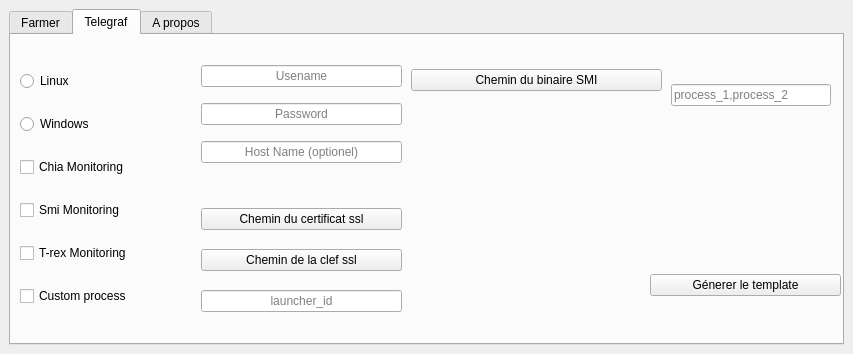
<?xml version="1.0" encoding="UTF-8"?>
<ui version="4.0">
 <class>MainWindow</class>
 <widget class="QMainWindow" name="MainWindow">
  <property name="geometry">
   <rect>
    <x>0</x>
    <y>0</y>
    <width>853</width>
    <height>354</height>
   </rect>
  </property>
  <property name="windowTitle">
   <string>MainWindow</string>
  </property>
  <widget class="QWidget" name="Widget">
   <layout class="QGridLayout" name="gridLayout_3">
    <item row="0" column="0">
     <widget class="QTabWidget" name="tabWidget">
      <property name="currentIndex">
       <number>1</number>
      </property>
      <widget class="QWidget" name="Farmer">
       <attribute name="title">
        <string>Farmer</string>
       </attribute>
       <widget class="QWidget" name="InputPart" native="true">
        <property name="geometry">
         <rect>
          <x>340</x>
          <y>0</y>
          <width>185</width>
          <height>307</height>
         </rect>
        </property>
        <layout class="QGridLayout" name="gridLayout_2">
         <item row="0" column="0">
          <widget class="QCheckBox" name="InitChia">
           <property name="text">
            <string>Initialiser Chia</string>
           </property>
           <property name="checked">
            <bool>true</bool>
           </property>
           <property name="autoRepeatDelay">
            <number>301</number>
           </property>
           <property name="tristate">
            <bool>false</bool>
           </property>
          </widget>
         </item>
         <item row="2" column="0">
          <widget class="QCheckBox" name="ModeSombre">
           <property name="text">
            <string>Mode Sombre</string>
           </property>
           <property name="checked">
            <bool>true</bool>
           </property>
          </widget>
         </item>
         <item row="1" column="0">
          <widget class="QCheckBox" name="ArretRelance">
           <property name="text">
            <string>Arret Puis Relance Chia</string>
           </property>
           <property name="checked">
            <bool>false</bool>
           </property>
           <property name="tristate">
            <bool>false</bool>
           </property>
          </widget>
         </item>
        </layout>
       </widget>
       <widget class="QLabel" name="LogoLabel">
        <property name="geometry">
         <rect>
          <x>590</x>
          <y>0</y>
          <width>261</width>
          <height>301</height>
         </rect>
        </property>
        <property name="autoFillBackground">
         <bool>false</bool>
        </property>
        <property name="text">
         <string/>
        </property>
        <property name="pixmap">
         <pixmap>../../Desktop/Bitcoin512-195x195.png</pixmap>
        </property>
        <property name="scaledContents">
         <bool>true</bool>
        </property>
        <property name="alignment">
         <set>Qt::AlignCenter</set>
        </property>
       </widget>
       <widget class="QWidget" name="gridLayoutWidget">
        <property name="geometry">
         <rect>
          <x>0</x>
          <y>30</y>
          <width>331</width>
          <height>131</height>
         </rect>
        </property>
        <layout class="QGridLayout" name="gridLayout">
         <item row="0" column="0">
          <widget class="QPushButton" name="LoadCaCert">
           <property name="text">
            <string>Chemin vers les dossiers certificat chia</string>
           </property>
          </widget>
         </item>
         <item row="1" column="0">
          <widget class="QLabel" name="CaDisplayPath">
           <property name="text">
            <string/>
           </property>
          </widget>
         </item>
        </layout>
       </widget>
       <widget class="QWidget" name="gridLayoutWidget_2">
        <property name="geometry">
         <rect>
          <x>0</x>
          <y>180</y>
          <width>331</width>
          <height>111</height>
         </rect>
        </property>
        <layout class="QGridLayout" name="gridLayout_4">
         <item row="0" column="0">
          <widget class="QPushButton" name="RunChia">
           <property name="text">
            <string>Lancement de Chia</string>
           </property>
          </widget>
         </item>
        </layout>
       </widget>
      </widget>
      <widget class="QWidget" name="TelegrafTab">
       <attribute name="title">
        <string>Telegraf</string>
       </attribute>
       <widget class="QWidget" name="gridLayoutWidget_3">
        <property name="geometry">
         <rect>
          <x>9</x>
          <y>19</y>
          <width>161</width>
          <height>271</height>
         </rect>
        </property>
        <layout class="QGridLayout" name="TelegrafInputBox">
         <item row="0" column="0">
          <widget class="QRadioButton" name="LinuxRadio">
           <property name="text">
            <string>Linux</string>
           </property>
          </widget>
         </item>
         <item row="2" column="0">
          <widget class="QCheckBox" name="ChiaEnabled">
           <property name="text">
            <string>Chia Monitoring</string>
           </property>
          </widget>
         </item>
         <item row="4" column="0">
          <widget class="QCheckBox" name="TRexEnabled">
           <property name="text">
            <string>T-rex Monitoring</string>
           </property>
          </widget>
         </item>
         <item row="1" column="0">
          <widget class="QRadioButton" name="windowsRadio">
           <property name="text">
            <string>Windows</string>
           </property>
          </widget>
         </item>
         <item row="3" column="0">
          <widget class="QCheckBox" name="SmiEnabled">
           <property name="text">
            <string>Smi Monitoring</string>
           </property>
          </widget>
         </item>
         <item row="5" column="0">
          <widget class="QCheckBox" name="checkBox">
           <property name="text">
            <string>Custom process</string>
           </property>
          </widget>
         </item>
        </layout>
       </widget>
       <widget class="QWidget" name="gridLayoutWidget_4">
        <property name="geometry">
         <rect>
          <x>639</x>
          <y>210</y>
          <width>191</width>
          <height>80</height>
         </rect>
        </property>
        <layout class="QGridLayout" name="RunButtonLayout">
         <item row="0" column="0">
          <widget class="QPushButton" name="GenerateJinja">
           <property name="text">
            <string>Génerer le template</string>
           </property>
          </widget>
         </item>
        </layout>
       </widget>
       <widget class="QWidget" name="gridLayoutWidget_5">
        <property name="geometry">
         <rect>
          <x>190</x>
          <y>160</y>
          <width>201</width>
          <height>131</height>
         </rect>
        </property>
        <layout class="QGridLayout" name="ChiaLayout">
         <item row="4" column="0">
          <widget class="QLineEdit" name="LauncherId">
           <property name="alignment">
            <set>Qt::AlignCenter</set>
           </property>
           <property name="placeholderText">
            <string>launcher_id</string>
           </property>
          </widget>
         </item>
         <item row="2" column="0">
          <widget class="QPushButton" name="LoadCrt">
           <property name="text">
            <string>Chemin du certificat ssl</string>
           </property>
          </widget>
         </item>
         <item row="3" column="0">
          <widget class="QPushButton" name="LoadKey">
           <property name="text">
            <string>Chemin de la clef ssl</string>
           </property>
          </widget>
         </item>
        </layout>
       </widget>
       <widget class="QWidget" name="gridLayoutWidget_6">
        <property name="geometry">
         <rect>
          <x>400</x>
          <y>20</y>
          <width>251</width>
          <height>51</height>
         </rect>
        </property>
        <layout class="QHBoxLayout" name="horizontalLayout">
         <item>
          <widget class="QPushButton" name="SmiBinPath">
           <property name="text">
            <string>Chemin du binaire SMI</string>
           </property>
          </widget>
         </item>
        </layout>
       </widget>
       <widget class="QWidget" name="gridLayoutWidget_7">
        <property name="geometry">
         <rect>
          <x>190</x>
          <y>20</y>
          <width>201</width>
          <height>121</height>
         </rect>
        </property>
        <layout class="QGridLayout" name="EsLayout">
         <item row="0" column="0">
          <widget class="QLineEdit" name="UsernameEs">
           <property name="alignment">
            <set>Qt::AlignCenter</set>
           </property>
           <property name="placeholderText">
            <string>Usename</string>
           </property>
          </widget>
         </item>
         <item row="1" column="0">
          <widget class="QLineEdit" name="Password">
           <property name="inputMask">
            <string/>
           </property>
           <property name="text">
            <string/>
           </property>
           <property name="alignment">
            <set>Qt::AlignCenter</set>
           </property>
           <property name="placeholderText">
            <string>Password</string>
           </property>
          </widget>
         </item>
         <item row="2" column="0">
          <widget class="QLineEdit" name="CustomName">
           <property name="text">
            <string/>
           </property>
           <property name="alignment">
            <set>Qt::AlignCenter</set>
           </property>
           <property name="placeholderText">
            <string>Host Name (optionel)</string>
           </property>
          </widget>
         </item>
        </layout>
       </widget>
       <widget class="QWidget" name="gridLayoutWidget_8">
        <property name="geometry">
         <rect>
          <x>660</x>
          <y>20</y>
          <width>160</width>
          <height>80</height>
         </rect>
        </property>
        <layout class="QGridLayout" name="CustomProcessLayout">
         <item row="0" column="0">
          <widget class="QLineEdit" name="ProcessInput">
           <property name="alignment">
            <set>Qt::AlignJustify|Qt::AlignVCenter</set>
           </property>
           <property name="placeholderText">
            <string>process_1,process_2</string>
           </property>
          </widget>
         </item>
        </layout>
       </widget>
      </widget>
      <widget class="QWidget" name="APropos">
       <attribute name="title">
        <string>A propos</string>
       </attribute>
      </widget>
     </widget>
    </item>
   </layout>
  </widget>
 </widget>
 <resources/>
 <connections/>
</ui>
